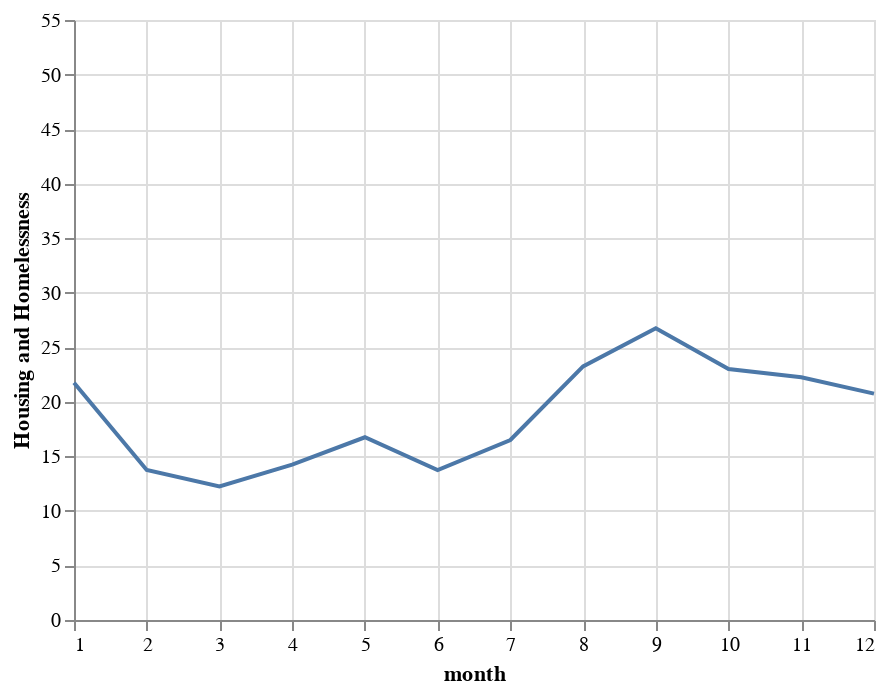

Notebook source saved alongside this figure:
### Code cell
alt.Chart(arizona_ts).mark_line().encode(
    x='month',
    y=alt.Y('Housing and Homelessness', scale=alt.Scale(type='linear', domain=(0, 55)))
)

### Figure 1 — Vega-Lite specification as saved in the notebook (floating-point values rounded to 4 significant figures)
{"config": {"view": {"continuousWidth": 400, "continuousHeight": 300}}, "data": {"name": "data-805f941aa20509903b86ea1a56d4f336"}, "mark": "line", "encoding": {"x": {"field": "month", "type": "quantitative"}, "y": {"field": "Housing and Homelessness", "scale": {"domain": [0, 55], "type": "linear"}, "type": "quantitative"}}, "$schema": "https://vega.github.io/schema/vega-lite/v4.17.0.json", "datasets": {"data-805f941aa20509903b86ea1a56d4f336": [{"month": 1, "Consumer Financial Questions": 9.5, "Education": 0.0, "Family and Children": 53.0, "Health and Disability": 1.0, "Housing and Homelessness": 21.75, "Income Maintenance": 2.0, "Individual Rights": 5.75, "Juvenile": 0.0, "Other": 34.5, "Work, Employment and Unemployment": 2.75}, {"month": 2, "Consumer Financial Questions": 7.5, "Education": 0.0, "Family and Children": 42.5, "Health and Disability": 1.75, "Housing and Homelessness": 13.75, "Income Maintenance": 0.75, "Individual Rights": 4.75, "Juvenile": 0.25, "Other": 24.25, "Work, Employment and Unemployment": 3.25}, {"month": 3, "Consumer Financial Questions": 10.0, "Education": 0.5, "Family and Children": 40.0, "Health and Disability": 1.75, "Housing and Homelessness": 12.25, "Income Maintenance": 0.75, "Individual Rights": 5.0, "Juvenile": 0.0, "Other": 20.75, "Work, Employment and Unemployment": 2.25}, {"month": 4, "Consumer Financial Questions": 5.75, "Education": 0.25, "Family and Children": 40.25, "Health and Disability": 1.0, "Housing and Homelessness": 14.25, "Income Maintenance": 1.5, "Individual Rights": 4.25, "Juvenile": 0.0, "Other": 25.5, "Work, Employment and Unemployment": 3.0}, {"month": 5, "Consumer Financial Questions": 8.0, "Education": 0.0, "Family and Children": 41.0, "Health and Disability": 0.5, "Housing and Homelessness": 16.75, "Income Maintenance": 0.75, "Individual Rights": 5.25, "Juvenile": 0.0, "Other": 25.5, "Work, Employment and Unemployment": 2.0}, {"month": 6, "Consumer Financial Questions": 8.0, "Education": 0.0, "Family and Children": 40.0, "Health and Disability": 0.75, "Housing and Homelessness": 13.75, "Income Maintenance": 1.0, "Individual Rights": 5.75, "Juvenile": 0.0, "Other": 34.0, "Work, Employment and Unemployment": 3.25}, {"month": 7, "Consumer Financial Questions": 8.0, "Education": 0.0, "Family and Children": 43.75, "Health and Disability": 1.5, "Housing and Homelessness": 16.5, "Income Maintenance": 0.5, "Individual Rights": 6.5, "Juvenile": 0.0, "Other": 33.75, "Work, Employment and Unemployment": 4.5}, {"month": 8, "Consumer Financial Questions": 11.25, "Education": 0.0, "Family and Children": 53.0, "Health and Disability": 1.0, "Housing and Homelessness": 23.25, "Income Maintenance": 1.25, "Individual Rights": 6.75, "Juvenile": 0.25, "Other": 42.75, "Work, Employment and Unemployment": 6.75}, {"month": 9, "Consumer Financial Questions": 7.75, "Education": 0.0, "Family and Children": 50.5, "Health and Disability": 1.5, "Housing and Homelessness": 26.75, "Income Maintenance": 1.25, "Individual Rights": 4.25, "Juvenile": 0.25, "Other": 26.0, "Work, Employment and Unemployment": 6.0}, {"month": 10, "Consumer Financial Questions": 7.25, "Education": 0.0, "Family and Children": 47.75, "Health and Disability": 2.0, "Housing and Homelessness": 23.0, "Income Maintenance": 1.25, "Individual Rights": 5.5, "Juvenile": 0.25, "Other": 31.0, "Work, Employment and Unemployment": 7.0}, {"month": 11, "Consumer Financial Questions": 7.75, "Education": 0.0, "Family and Children": 40.5, "Health and Disability": 0.75, "Housing and Homelessness": 22.25, "Income Maintenance": 1.0, "Individual Rights": 6.75, "Juvenile": 0.25, "Other": 23.5, "Work, Employment and Unemployment": 5.0}, {"month": 12, "Consumer Financial Questions": 7.5, "Education": 0.0, "Family and Children": 48.25, "Health and Disability": 0.75, "Housing and Homelessness": 20.75, "Income Maintenance": 0.5, "Individual Rights": 7.0, "Juvenile": 0.25, "Other": 31.75, "Work, Employment and Unemployment": 4.5}]}}
